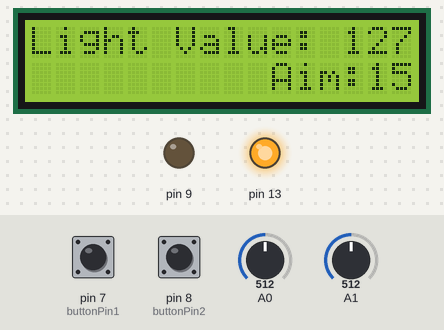
A sketch run on a simulated Arduino Uno, built with avr-gcc and run on an emulated ATmega328P. Parts: 16×2 character LCD, output pins drawn as LEDs (lit = HIGH). The inputs (shaded band) are chosen by the test bench; at power-on: A0 = 512, A1 = 512, pin 8 (buttonPin2) HIGH, pin 7 (buttonPin1) HIGH.

Above: at 1.2 s.
1.3 s: A0 set to 148
At 1.8 s:
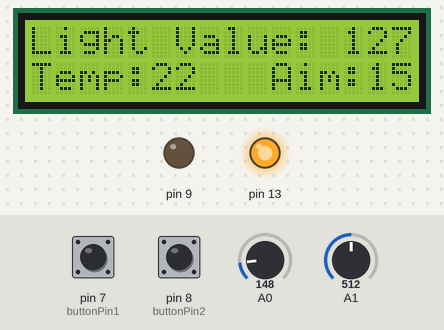
2.8 s: A0 set to 121
At 4.0 s:
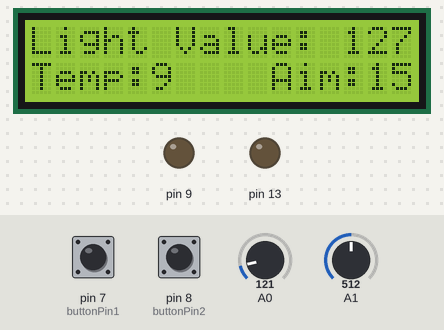
4.3 s: A1 set to 252
At 5.3 s:
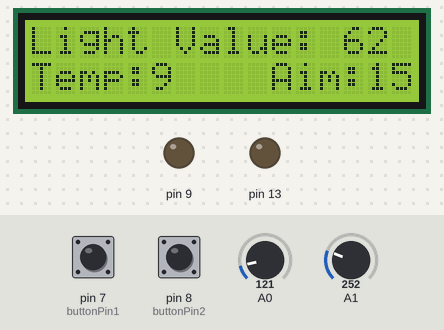
5.8 s: A1 set to 229
At 6.5 s:
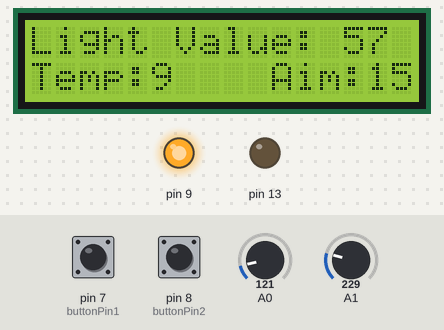
7.3 s: pin 8 (buttonPin2) pulled LOW for 1 s
At 8.8 s:
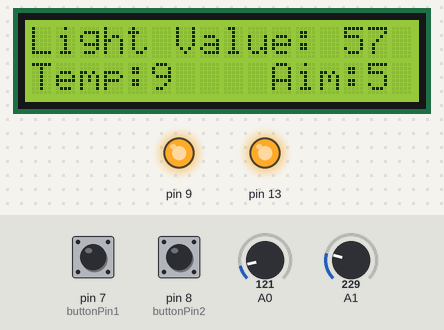
9.8 s: pin 7 (buttonPin1) pulled LOW for 3.2 s
At 14.3 s:
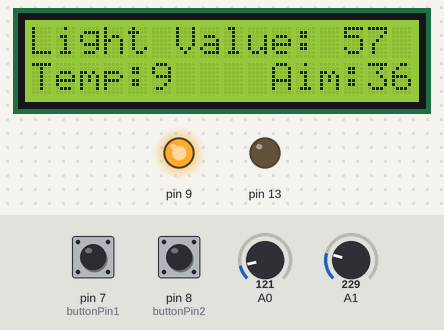
Timing chart, 0 to 15.5 s (numbered marks = the images above; inputs shaded):
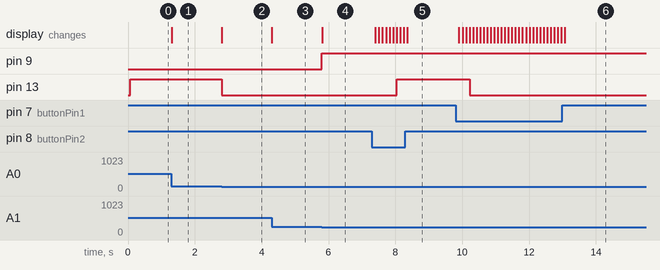

The sketch:

mini-fridge.ino
```cpp
#include<LiquidCrystal.h>

LiquidCrystal lcd(12, 11, 5, 4, 3, 2);


const int buttonPin1 = 7;
const int buttonPin2 = 8;
int aim = 15;
void setup()
{
    lcd.begin(16, 2);
    pinMode(A0, INPUT);
    pinMode(A1, INPUT);
    Serial.begin(9600);

    pinMode(2, OUTPUT);
    pinMode(3, OUTPUT);
    pinMode(4, OUTPUT);

  	pinMode(9, OUTPUT);

  	pinMode(13, OUTPUT);
    pinMode(buttonPin1, INPUT_PULLUP);
    pinMode(buttonPin2, INPUT_PULLUP);
}


void lccd()
{
  //TEMP
  	int baselineTemp,celsius;
  	baselineTemp = 40;

    celsius = map(((analogRead(A0) - 20) * 3.04), 0, 1023, -40, 125);

    // LIGHT
    int sensorValue = 1;
    sensorValue = analogRead(A1);
    sensorValue = map(sensorValue, 0, 1023, 0, 255);


    if (sensorValue < 60)
    {
      digitalWrite(9,HIGH);
    }
    else
    {
      digitalWrite(9,LOW);

    }


  if (celsius > aim)
  {
    digitalWrite(13,HIGH);
//    Serial.println("On");
  }
  else
  {
    digitalWrite(13,LOW);
 //   Serial.println("Off");
  }

  if(celsius < 99 && celsius >=0)
  {
    if (celsius >10)
    {
      	lcd.setCursor(0,1);
      	lcd.print("Temp:");
    	lcd.print(celsius);
    }
    else
    {
      lcd.setCursor(0,1);
      lcd.print("Temp:");
      lcd.setCursor(5,1);
      lcd.print(celsius);
      lcd.print(" ");
    }

  }

  lcd.setCursor(0,0);
  lcd.print("Light Value: ");
  lcd.print(sensorValue);
  lcd.print("  ");


}

void loop()
{
  lccd();
  if (digitalRead(buttonPin1) == LOW) {
    // If the button is pressed, increment the aim
    aim++;
    delay(100);
  }
  if (digitalRead(buttonPin2) == LOW) {
    // If the button is pressed, increment the aim
    aim--;
    delay(100);
  }
  // Update the LCD display with the new aim value

  lcd.setCursor(7,1);
  lcd.print("   Aim:");
  lcd.print(aim);
  lcd.print(" ");

}
```

Measured:
- the behaviour switches between 135 and 134 on A0 (found by bisection; images 1 and 2)
- the behaviour switches between 241 and 240 on A1 (found by bisection; images 3 and 4)
- after the input at 1.3 s, the display: changes at once (image 1)
- after the input at 2.8 s, pin 13: HIGH → LOW at once; the display: changes at once (image 2)
- after the input at 4.3 s, the display: changes at once (image 3)
- after the input at 5.8 s, pin 9: LOW → HIGH at once; the display: changes at once (image 4)
- after the input at 7.3 s, pin 13: LOW → HIGH after 0.74 s; the display: first changes after 0.10 s (image 5 shows a later state)
- after the input at 9.8 s, pin 13: HIGH → LOW after 0.42 s; the display: first changes after 0.10 s (image 6 shows a later state)
